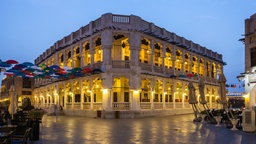
#> input picture week5/souq_hd.jpg, 256 x 144 px, shrunk from 1280 x 720 before the run
$ python black_white.py
#> lines starting #> are read from the running program, lines starting #| are printed output that depends on the picture; after the words box and inside, x2 and y2 are one past the last pixel; in counts of white or black regions, pixels touching at a corner belong together
### week5/ImageWriter.py
import cv2
import random


class IWimage():
    def __init__(self, fn, p):
#> called with fn = 'souq_hd.jpg'
        self.filename = fn
#> self.filename = 'souq_hd.jpg'
        self.windowname = fn+str(random.randint(1, 10))
        self.picShown = False
        self.pic = p
#> self.pic is the input picture: shape (144, 256, 3); mean B, G, R 111.4, 112.9, 116.7
        self.height = 0
        self.width = 0
        self.error = True
        if type(p) != type(None):
            self.error = False
            self.height, self.width, _ = p.shape
#> self.height = 144; self.width = 256
##
# This function loads the image name passed in.
# The function will pass back a reference to the
# picture which needs to be stored for any future processing.
# This function will not show the image


def loadPicture(filename):

    pic = IWimage(filename, cv2.imread(filename, cv2.IMREAD_COLOR))
    if pic.error:
        return None
    return pic

##
# This function shows the image passed in as parameter.


def showPicture(pic):
    if pic == None or type(pic.pic) == type(None):
        return
    cv2.imshow(pic.windowname, pic.pic)
    cv2.waitKey(1)

##
# This function shows the image passed in as parameter.


def updatePicture(pic):
    if pic == None or type(pic.pic) == type(None):
        return
    cv2.imshow(pic.windowname, pic.pic)
    cv2.waitKey(1)

##
# This function returns the width of the picture as an integer.


def getWidth(pic):
    if pic == None:
        return 0
    return pic.width

##
# This function returns the height of the picture as an integer.


def getHeight(pic):
    if pic == None:
        return 0
    return pic.height


##
# This function returns the color at location x, y of the picture.
# The color is returned as a list of three values
# representing the red, green, and blue component of the color.
def getColor(pic, x, y):
    if pic == None or type(pic.pic) == type(None):
        return None
    if getHeight(pic) > y and getWidth(pic) > x:
        cl = pic.pic[y][x]
        return [int(cl[2]), int(cl[1]), int(cl[0])]
    else:
        return None
##
# Sets the color of the location x, y to color passed in.
# The color is a list of three elements representing the
# red, green, and blue component of the color


def setColor(pic, x, y, col):
    if pic == None or type(pic.pic) == type(None):
        return
    if (len(col) == 3 and 0 <= col[0] <= 255
        and 0 <= col[1] <= 255 and 0 <= col[2] <= 255
            and getWidth(pic) > x and getHeight(pic) > y):
        temp = col[2]
        col[2] = col[0]
        col[0] = temp
        pic.pic[y][x] = col


##
# This function will save the picture passed in as a file
# using the name passed in the variable filename.
# Make sure that the string filename has the proper
# file extension for an image. File names can have
# extensions "gif", "jpg", "bmp".
# [14 lines left out: functions savePicture, closeWindow, not called in this run]

### week5/black_white.py
import ImageWriter

mypic = ImageWriter.loadPicture("souq_hd.jpg")

ImageWriter.showPicture(mypic)

width = ImageWriter.getWidth(mypic)
#> width = 256
height = ImageWriter.getHeight(mypic)
#> height = 144

for i in range(width):
    for j in range(height):
        colors = ImageWriter.getColor(mypic, i, j)
        theAverage = (colors[0]+colors[1]+colors[2])//3
        if theAverage > 127:
            ImageWriter.setColor(mypic,i,j,[255,255,255])
        else:
            ImageWriter.setColor(mypic,i,j,[0,0,0])
#> this loop made 256 passes

ImageWriter.updatePicture(mypic)
#> in updatePicture, `cv2.imshow(pic.windowname, pic.pic)`:
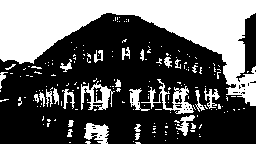
#> window 'souq_hd.jpg7': shape (144, 256, 3); 37.7% white; 189 white regions (160 under 20 px), largest, box (x1, y1, x2, y2) and area: (0, 0, 256, 106) 10615, (141, 79, 194, 114) 524, (81, 81, 115, 110) 427

$ run again, with week5/pearl_hd.jpg copied over week5/souq_hd.jpg
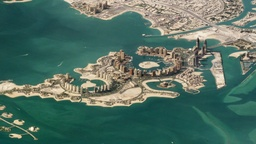
#> input picture week5/pearl_hd.jpg, 256 x 144 px, shrunk from 1280 x 720 before the run
#> self.filename = 'souq_hd.jpg'
#> in __init__, self.pic is the input picture: shape (144, 256, 3); mean B, G, R 99.7, 111.8, 82.9
#> the loop `for i in range(width):` made 256 passes
#> in updatePicture, `cv2.imshow(pic.windowname, pic.pic)`:
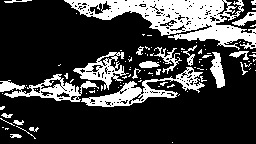
#> window 'souq_hd.jpg7': shape (144, 256, 3); 24.2% white; 102 white regions (82 under 20 px), largest, box (x1, y1, x2, y2) and area: (64, 0, 256, 50) 4148, (81, 67, 205, 107) 1381, (0, 74, 99, 102) 1002

$ run again, with week5/tourist_1.jpg copied over week5/souq_hd.jpg
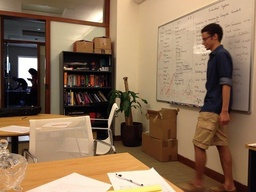
#> input picture week5/tourist_1.jpg, 256 x 192 px, shrunk from 653 x 490 before the run
#> self.filename = 'souq_hd.jpg'
#> in __init__, self.pic is the input picture: shape (192, 256, 3); mean B, G, R 85.5, 111.1, 137.9
#> the loop `for i in range(width):` made 256 passes
#> in updatePicture, `cv2.imshow(pic.windowname, pic.pic)`:
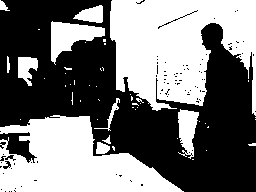
#> window 'souq_hd.jpg7': shape (192, 256, 3); 46.9% white; 49 white regions (38 under 20 px), largest, box (x1, y1, x2, y2) and area: (110, 0, 256, 116) 11539, (0, 115, 184, 192) 8455, (51, 21, 105, 65) 1130
